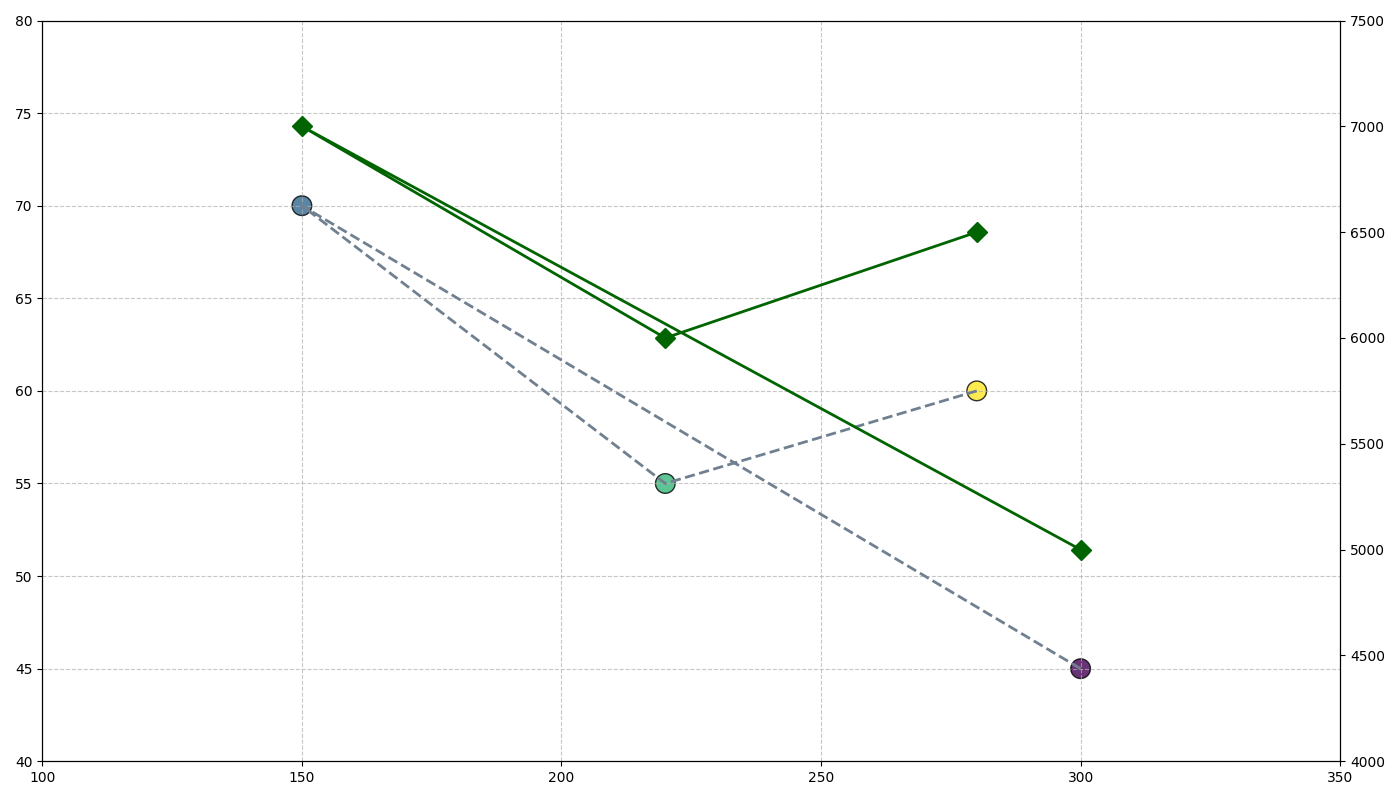

Write Python code to recreate this figure.
import matplotlib.pyplot as plt
import numpy as np

green_spaces_hectares = [300, 150, 220, 280]
air_quality_index = [45, 70, 55, 60]
population_density = [5000, 7000, 6000, 6500]

fig, ax1 = plt.subplots(figsize=(14, 8))

scatter = ax1.scatter(green_spaces_hectares, air_quality_index, c=range(len(green_spaces_hectares)), cmap='viridis', s=200, edgecolor='black', alpha=0.8)
ax1.plot(green_spaces_hectares, air_quality_index, color='slategray', linewidth=2, linestyle='--')

ax2 = ax1.twinx()
ax2.plot(green_spaces_hectares, population_density, color='darkgreen', linewidth=2, linestyle='-', marker='D', markersize=10)

ax1.grid(True, linestyle='--', alpha=0.7)
plt.xlim(100, 350)
ax1.set_ylim(40, 80)
ax2.set_ylim(4000, 7500)

plt.tight_layout()
plt.show()
